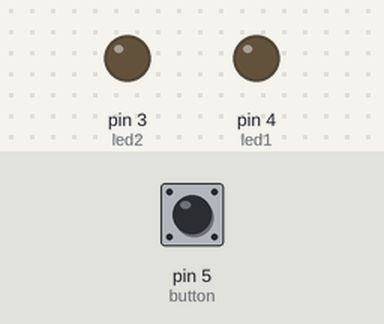
A sketch run on a simulated Arduino Uno, built with avr-gcc and run on an emulated ATmega328P. Shown: output pins drawn as LEDs (lit = HIGH). Dashed ring = blinking. Inputs (shaded band) come from the test bench; at power-on: pin 5 (button) LOW.

Above: at 1.2 s.
1.3 s: pin 5 (button) pulled HIGH for 1 s
At 1.55 s:
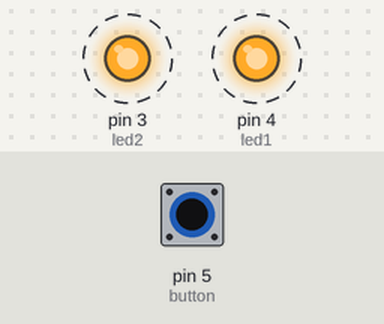
4.3 s: pin 5 (button) pulled HIGH for 3.2 s
At 7.8 s:
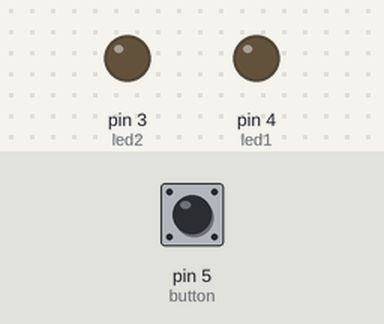
Timing chart, 0 to 9.3 s (numbered marks = the images above; inputs shaded):
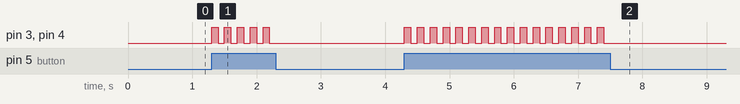

The sketch:

4.2_Push_to_Light_2_LED_s.ino
```cpp
int led1 = 4;
int led2 = 3;
int button = 5;
int buttonstatus = 0;               //the word "buttonstatus" stands for the value "0". Later on, it will save whether the button is pushed or not.


void setup() {
  pinMode(led1, OUTPUT);
  pinMode(led2, OUTPUT);
  pinMode(button, INPUT);
}


void loop() {
  buttonstatus = digitalRead(button);   //The value on pin 7 is read, and the result/reading will be saved under "buttonstatus".
                                        //HIGH means 5 volts, and LOW means 0 volts.
  if(buttonstatus == HIGH){             //opens "if" function. If the button is pushed (high voltage value)
    digitalWrite(led1, HIGH);           //both LED's should light up
    digitalWrite(led2, HIGH);
    delay(100);                         //for 0.1 seconds (100 milliseconds)
    digitalWrite(led1, LOW);            //then, both LED's should turn OFF
    digitalWrite(led2, LOW);
    delay(100);
  }                                     //closes "if" function

  else{                                 //opens "else" function
  digitalWrite(led1, LOW);              //or else, both LED's should not light up
  digitalWrite(led2, LOW);
}                                       //closes "else" function
}                                       //closes the whole loop function

   //must push and hold the button fot it to light up
```

Measured:
- after the input at 1.3 s, pin 3 (led2), pin 4 (led1): alternates HIGH for 0.10 s and LOW for 0.10 s, 10 changes in all, then stays LOW, starting at once
- after the input at 4.3 s, pin 3 (led2), pin 4 (led1): alternates HIGH for 0.10 s and LOW for 0.10 s, 32 changes in all, then stays LOW, starting at once
